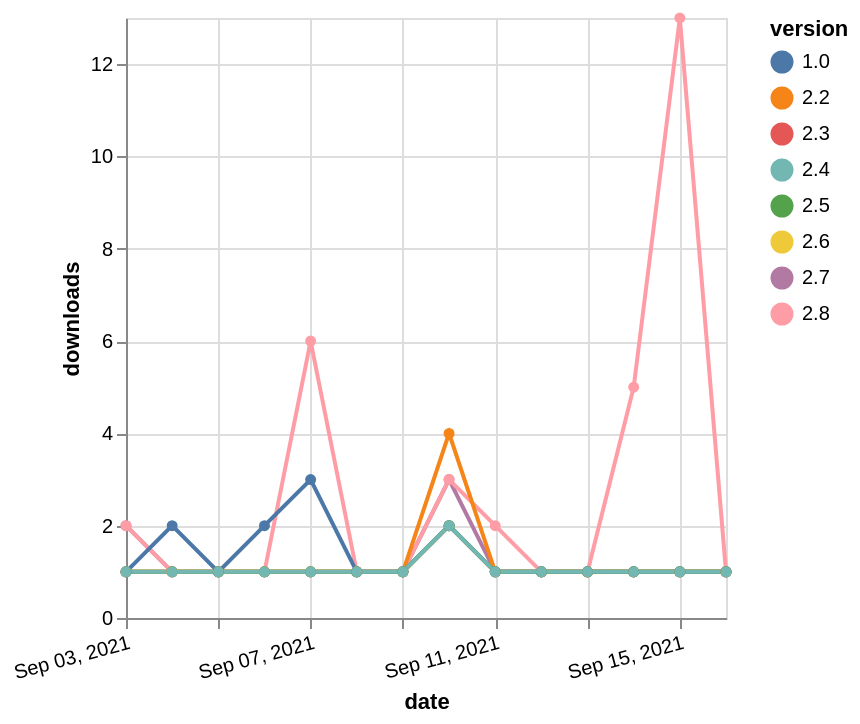

Source (Vega-Lite JSON):
### Vega-Lite specification from a JSON file in a GitHub repository (floating-point values rounded to 4 significant figures)
{"$schema": "https://vega.github.io/schema/vega-lite/v5.json", "description": "A simple bar chart with embedded data.", "data": {"values": [{"date": "2021-09-03", "total": 161, "delta": 1, "version": "2.3"}, {"date": "2021-09-04", "total": 162, "delta": 1, "version": "2.3"}, {"date": "2021-09-05", "total": 163, "delta": 1, "version": "2.3"}, {"date": "2021-09-06", "total": 164, "delta": 1, "version": "2.3"}, {"date": "2021-09-07", "total": 165, "delta": 1, "version": "2.3"}, {"date": "2021-09-08", "total": 166, "delta": 1, "version": "2.3"}, {"date": "2021-09-09", "total": 167, "delta": 1, "version": "2.3"}, {"date": "2021-09-10", "total": 169, "delta": 2, "version": "2.3"}, {"date": "2021-09-11", "total": 170, "delta": 1, "version": "2.3"}, {"date": "2021-09-12", "total": 171, "delta": 1, "version": "2.3"}, {"date": "2021-09-13", "total": 172, "delta": 1, "version": "2.3"}, {"date": "2021-09-14", "total": 173, "delta": 1, "version": "2.3"}, {"date": "2021-09-15", "total": 174, "delta": 1, "version": "2.3"}, {"date": "2021-09-16", "total": 175, "delta": 1, "version": "2.3"}, {"date": "2021-09-03", "total": 196, "delta": 2, "version": "2.7"}, {"date": "2021-09-04", "total": 197, "delta": 1, "version": "2.7"}, {"date": "2021-09-05", "total": 198, "delta": 1, "version": "2.7"}, {"date": "2021-09-06", "total": 199, "delta": 1, "version": "2.7"}, {"date": "2021-09-07", "total": 200, "delta": 1, "version": "2.7"}, {"date": "2021-09-08", "total": 201, "delta": 1, "version": "2.7"}, {"date": "2021-09-09", "total": 202, "delta": 1, "version": "2.7"}, {"date": "2021-09-10", "total": 205, "delta": 3, "version": "2.7"}, {"date": "2021-09-11", "total": 206, "delta": 1, "version": "2.7"}, {"date": "2021-09-12", "total": 207, "delta": 1, "version": "2.7"}, {"date": "2021-09-13", "total": 208, "delta": 1, "version": "2.7"}, {"date": "2021-09-14", "total": 209, "delta": 1, "version": "2.7"}, {"date": "2021-09-15", "total": 210, "delta": 1, "version": "2.7"}, {"date": "2021-09-16", "total": 211, "delta": 1, "version": "2.7"}, {"date": "2021-09-03", "total": 204, "delta": 2, "version": "2.8"}, {"date": "2021-09-04", "total": 205, "delta": 1, "version": "2.8"}, {"date": "2021-09-05", "total": 206, "delta": 1, "version": "2.8"}, {"date": "2021-09-06", "total": 207, "delta": 1, "version": "2.8"}, {"date": "2021-09-07", "total": 213, "delta": 6, "version": "2.8"}, {"date": "2021-09-08", "total": 214, "delta": 1, "version": "2.8"}, {"date": "2021-09-09", "total": 215, "delta": 1, "version": "2.8"}, {"date": "2021-09-10", "total": 218, "delta": 3, "version": "2.8"}, {"date": "2021-09-11", "total": 220, "delta": 2, "version": "2.8"}, {"date": "2021-09-12", "total": 221, "delta": 1, "version": "2.8"}, {"date": "2021-09-13", "total": 222, "delta": 1, "version": "2.8"}, {"date": "2021-09-14", "total": 227, "delta": 5, "version": "2.8"}, {"date": "2021-09-15", "total": 240, "delta": 13, "version": "2.8"}, {"date": "2021-09-16", "total": 241, "delta": 1, "version": "2.8"}, {"date": "2021-09-03", "total": 164, "delta": 1, "version": "2.6"}, {"date": "2021-09-04", "total": 165, "delta": 1, "version": "2.6"}, {"date": "2021-09-05", "total": 166, "delta": 1, "version": "2.6"}, {"date": "2021-09-06", "total": 167, "delta": 1, "version": "2.6"}, {"date": "2021-09-07", "total": 168, "delta": 1, "version": "2.6"}, {"date": "2021-09-08", "total": 169, "delta": 1, "version": "2.6"}, {"date": "2021-09-09", "total": 170, "delta": 1, "version": "2.6"}, {"date": "2021-09-10", "total": 172, "delta": 2, "version": "2.6"}, {"date": "2021-09-11", "total": 173, "delta": 1, "version": "2.6"}, {"date": "2021-09-12", "total": 174, "delta": 1, "version": "2.6"}, {"date": "2021-09-13", "total": 175, "delta": 1, "version": "2.6"}, {"date": "2021-09-14", "total": 176, "delta": 1, "version": "2.6"}, {"date": "2021-09-15", "total": 177, "delta": 1, "version": "2.6"}, {"date": "2021-09-16", "total": 178, "delta": 1, "version": "2.6"}, {"date": "2021-09-03", "total": 311, "delta": 1, "version": "2.2"}, {"date": "2021-09-04", "total": 312, "delta": 1, "version": "2.2"}, {"date": "2021-09-05", "total": 313, "delta": 1, "version": "2.2"}, {"date": "2021-09-06", "total": 314, "delta": 1, "version": "2.2"}, {"date": "2021-09-07", "total": 315, "delta": 1, "version": "2.2"}, {"date": "2021-09-08", "total": 316, "delta": 1, "version": "2.2"}, {"date": "2021-09-09", "total": 317, "delta": 1, "version": "2.2"}, {"date": "2021-09-10", "total": 321, "delta": 4, "version": "2.2"}, {"date": "2021-09-11", "total": 322, "delta": 1, "version": "2.2"}, {"date": "2021-09-12", "total": 323, "delta": 1, "version": "2.2"}, {"date": "2021-09-13", "total": 324, "delta": 1, "version": "2.2"}, {"date": "2021-09-14", "total": 325, "delta": 1, "version": "2.2"}, {"date": "2021-09-15", "total": 326, "delta": 1, "version": "2.2"}, {"date": "2021-09-16", "total": 327, "delta": 1, "version": "2.2"}, {"date": "2021-09-03", "total": 517, "delta": 1, "version": "1.0"}, {"date": "2021-09-04", "total": 519, "delta": 2, "version": "1.0"}, {"date": "2021-09-05", "total": 520, "delta": 1, "version": "1.0"}, {"date": "2021-09-06", "total": 522, "delta": 2, "version": "1.0"}, {"date": "2021-09-07", "total": 525, "delta": 3, "version": "1.0"}, {"date": "2021-09-08", "total": 526, "delta": 1, "version": "1.0"}, {"date": "2021-09-09", "total": 527, "delta": 1, "version": "1.0"}, {"date": "2021-09-10", "total": 529, "delta": 2, "version": "1.0"}, {"date": "2021-09-11", "total": 530, "delta": 1, "version": "1.0"}, {"date": "2021-09-12", "total": 531, "delta": 1, "version": "1.0"}, {"date": "2021-09-13", "total": 532, "delta": 1, "version": "1.0"}, {"date": "2021-09-14", "total": 533, "delta": 1, "version": "1.0"}, {"date": "2021-09-15", "total": 534, "delta": 1, "version": "1.0"}, {"date": "2021-09-16", "total": 535, "delta": 1, "version": "1.0"}, {"date": "2021-09-03", "total": 154, "delta": 1, "version": "2.5"}, {"date": "2021-09-04", "total": 155, "delta": 1, "version": "2.5"}, {"date": "2021-09-05", "total": 156, "delta": 1, "version": "2.5"}, {"date": "2021-09-06", "total": 157, "delta": 1, "version": "2.5"}, {"date": "2021-09-07", "total": 158, "delta": 1, "version": "2.5"}, {"date": "2021-09-08", "total": 159, "delta": 1, "version": "2.5"}, {"date": "2021-09-09", "total": 160, "delta": 1, "version": "2.5"}, {"date": "2021-09-10", "total": 162, "delta": 2, "version": "2.5"}, {"date": "2021-09-11", "total": 163, "delta": 1, "version": "2.5"}, {"date": "2021-09-12", "total": 164, "delta": 1, "version": "2.5"}, {"date": "2021-09-13", "total": 165, "delta": 1, "version": "2.5"}, {"date": "2021-09-14", "total": 166, "delta": 1, "version": "2.5"}, {"date": "2021-09-15", "total": 167, "delta": 1, "version": "2.5"}, {"date": "2021-09-16", "total": 168, "delta": 1, "version": "2.5"}, {"date": "2021-09-03", "total": 161, "delta": 1, "version": "2.4"}, {"date": "2021-09-04", "total": 162, "delta": 1, "version": "2.4"}, {"date": "2021-09-05", "total": 163, "delta": 1, "version": "2.4"}, {"date": "2021-09-06", "total": 164, "delta": 1, "version": "2.4"}, {"date": "2021-09-07", "total": 165, "delta": 1, "version": "2.4"}, {"date": "2021-09-08", "total": 166, "delta": 1, "version": "2.4"}, {"date": "2021-09-09", "total": 167, "delta": 1, "version": "2.4"}, {"date": "2021-09-10", "total": 169, "delta": 2, "version": "2.4"}, {"date": "2021-09-11", "total": 170, "delta": 1, "version": "2.4"}, {"date": "2021-09-12", "total": 171, "delta": 1, "version": "2.4"}, {"date": "2021-09-13", "total": 172, "delta": 1, "version": "2.4"}, {"date": "2021-09-14", "total": 173, "delta": 1, "version": "2.4"}, {"date": "2021-09-15", "total": 174, "delta": 1, "version": "2.4"}, {"date": "2021-09-16", "total": 175, "delta": 1, "version": "2.4"}]}, "width": "container", "mark": {"type": "line", "point": {"filled": true}}, "encoding": {"x": {"field": "date", "type": "temporal", "timeUnit": "yearmonthdate", "title": "date", "axis": {"labelAngle": -15}}, "y": {"field": "delta", "type": "quantitative", "title": "downloads"}, "color": {"field": "version", "type": "nominal"}, "tooltip": {"field": "delta"}}}
